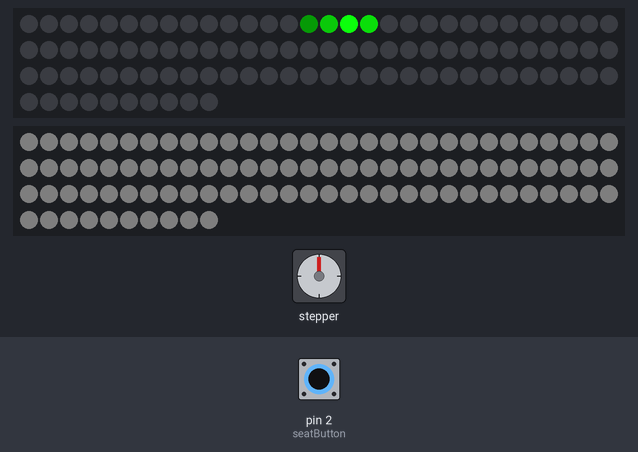
The sketch below on a simulated Arduino Uno, built with avr-gcc and run on an emulated ATmega328P. Parts: stepper motor, 2 × 100 RGB LEDs in strip order, left to right, continuing on the next row. Wiring (inferred from the names in the program): stepper motor driver (200 steps per turn assumed): step pin 7; direction pin 6; enable pin 5. The inputs (shaded band) are chosen by the test bench; at power-on: pin 2 (seatButton) HIGH. Dim RGB values are drawn brighter than linear; what the sketch prints to the serial monitor is not drawn.

2.5 s: pin 2 (seatButton) pulled LOW for 1 s
Above: at 2.98 s.
Timing chart, 0 to 5.5 s (numbered marks = the images above; inputs shaded):
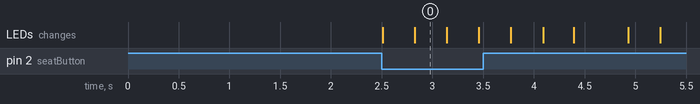

Measured:
- after the input at 2.5 s, the LEDs: first change at once (image 0 shows a later state)

The sketch:

GENE_Major_Project.ino
```cpp
#include <FastLED.h>

#define LED_TYPE WS2811
#define COLOUR_ORDER RGB
#define LED_PIN_1 3
#define LED_PIN_2 9 //
#define NUM_CHASES 12 // The number of drops it takes to fill the fruit
#define FILL_TIME 12000 // Time it takes for the fruit to fill, in milliseconds
#define FADE_TIME 5000 // Time it takes for the exit sequence (fade out) to happen in milliseconds
#define NUM_LEDS 100 // Number of LEDs per string
#define MAX_BRIGHTNESS 255 // Maximum intensity value for each LED (could be as high as 255)
#define MIN_BRIGHTNESS 0 // Resting brightness for each LED in a branch with fruit on it
#define LEAD_LED_BR 0.6 // Leading edge LED brightness
#define TAIL1_LED_BR 0.4 // First trailing edge LED brightness
#define TAIL2_LED_BR 0.1 // Second trailing edge LED brightness
#define PULSE_BRIGHTNESS 10 // Brightness of the pulsing branches
#define PERIPHERAL_BRIGHTNESS 50 // Brightness of the surrounding LEDS in the non-drip branches
#define R_RATIO 1
#define G_RATIO 0.05
#define B_RATIO 0.05
#define FADE_TIME 2000 // Time it takes for fade out
#define MOTOR_SPEED 1.0 // Define motor speed in revolutions per second
#define MOTOR_STEPS 200 // Number of steps per revolution of the motor
#define MOTOR_TRAVEL 1600 // Number of total steps in the motor's range of motion
#define PULSE 7 // Define the pulse pin for the motor
#define DIRECTION 6 // Define the direction pin
#define ENABLE 5 // Define the motor enable pin (locks the shaft from manual turning)


float fruitFill = 0; // Percentage fullness of the fruit
int seatButton = 2; // Pin for the seat button
int green = 0;
int red = 0;
int blue = 0;
int branchBrightness = 0; // Initialize the brightness of the peripheral branches
int motorPosition = 0; // Initialize a virtual encoder for the motor

CRGBArray<NUM_LEDS> leds1;
CRGBArray<NUM_LEDS> leds2;


void setup() {
  FastLED.addLeds<LED_TYPE, LED_PIN_1, COLOUR_ORDER>(leds1, NUM_LEDS);
  FastLED.addLeds<LED_TYPE, LED_PIN_2, COLOUR_ORDER>(leds2, NUM_LEDS);
  Serial.begin(115200);
  pinMode(seatButton, INPUT_PULLUP);


  pinMode (PULSE, OUTPUT);
  pinMode (DIRECTION, OUTPUT);
  pinMode (ENABLE, OUTPUT);
}

void loop() {

  if (digitalRead(seatButton) == LOW){
    Serial.println(seatButton);
    for (int j = 1; j < NUM_CHASES; j++) {
      for (int i = 0; i < (NUM_LEDS+1); i++) {

        //leds1[i] = CRGB(G_RATIO * PULSE_BRIGHTNESS, R_RATIO * PULSE_BRIGHTNESS, B_RATIO * PULSE_BRIGHTNESS);
        if (i < NUM_LEDS - 2) {
          leds1[i] = CRGB(G_RATIO * MAX_BRIGHTNESS * LEAD_LED_BR, R_RATIO * MAX_BRIGHTNESS * LEAD_LED_BR, B_RATIO * MAX_BRIGHTNESS * LEAD_LED_BR);
        }
        if (i > 0 && i < NUM_LEDS - 1) {
          leds1[i - 1] = CRGB(G_RATIO * MAX_BRIGHTNESS, R_RATIO * MAX_BRIGHTNESS, B_RATIO * MAX_BRIGHTNESS);
        }
        if (i > 1 && i < NUM_LEDS) {
          leds1[i - 2] = CRGB(G_RATIO * MAX_BRIGHTNESS * TAIL1_LED_BR, R_RATIO * MAX_BRIGHTNESS * TAIL1_LED_BR, B_RATIO * MAX_BRIGHTNESS * TAIL1_LED_BR);
        }
        if (i > 2) {
          leds1[i - 3] = CRGB(G_RATIO * MAX_BRIGHTNESS * TAIL2_LED_BR, R_RATIO * MAX_BRIGHTNESS * TAIL2_LED_BR, B_RATIO * MAX_BRIGHTNESS * TAIL2_LED_BR);
        }
        if (i > 3) {
          leds1[i - 4] = CRGB(G_RATIO * MIN_BRIGHTNESS, R_RATIO * MIN_BRIGHTNESS, B_RATIO * MIN_BRIGHTNESS);
        }
        red = fruitFill * MAX_BRIGHTNESS;
        green = fruitFill * MAX_BRIGHTNESS;
        blue = fruitFill * MAX_BRIGHTNESS;
        //Serial.println(i);
        //leds1[NUM_LEDS-3] = CRGB(G_RATIO * MIN_BRIGHTNESS, R_RATIO * MIN_BRIGHTNESS, B_RATIO * MIN_BRIGHTNESS);
        leds1[NUM_LEDS-3] = CRGB(green,red,blue);
        leds1[NUM_LEDS-2] = CRGB(green,red,blue);
        leds1[NUM_LEDS-1] = CRGB(green,red,blue);

        //Pulse the brightness of the surrounding branches
        branchBrightness = PULSE_BRIGHTNESS * sin(i/2*6.28/(NUM_LEDS+1));
        for (int p = 0; p <= NUM_LEDS; p ++) {
          leds2[p] = CRGB(branchBrightness,branchBrightness,branchBrightness);
        }

        FastLED.show();
        delay(FILL_TIME / NUM_CHASES / NUM_LEDS*1.0);

      }
      fruitFill = fruitFill + (1.0 / NUM_CHASES);
      FastLED.show();
      //Index the motor
      for (int g = 0; g < MOTOR_TRAVEL/NUM_CHASES; g++) {
        digitalWrite(DIRECTION, HIGH);
        digitalWrite(ENABLE, HIGH);
        digitalWrite(PULSE, HIGH);
        delay(1000/MOTOR_SPEED/MOTOR_STEPS/2);
        digitalWrite(PULSE, LOW);
        delay(1000/MOTOR_SPEED/MOTOR_STEPS/2);
        motorPosition = motorPosition + 1;
      }
      //Serial.println(motorPosition);
      //RESTING PULSE CODE
    }
while (digitalRead(seatButton) ==        LOW){}
  }
  // Fade out code
  for (int f = 0; f < 100; f++) {
    red = fruitFill * MAX_BRIGHTNESS*(100-f)/100;
    green = fruitFill * MAX_BRIGHTNESS*(100-f)/100;
    blue = fruitFill * MAX_BRIGHTNESS*(100-f)/100;
    leds1[NUM_LEDS-3] = CRGB(green,red,blue);
    leds1[NUM_LEDS-2] = CRGB(green,red,blue);
    leds1[NUM_LEDS-1] = CRGB(green,red,blue);
    FastLED.show();
    for (int y = 0; y < motorPosition * 0.01; y++) {
        digitalWrite(DIRECTION, LOW);
        digitalWrite(ENABLE, HIGH);
        digitalWrite(PULSE, HIGH);
        delay(1000/MOTOR_SPEED/MOTOR_STEPS/2);
        digitalWrite(PULSE, LOW);
        delay(1000/MOTOR_SPEED/MOTOR_STEPS/2);
      }
      //Serial.println(motorPosition);
  }
  fruitFill = 0;
  motorPosition = 0;
    for (int k = 1; k < NUM_LEDS; k++) { // initialize all of the LEDs in the fruit branch with the minimum brightness
    leds1[k] = CRGB(R_RATIO * MIN_BRIGHTNESS, G_RATIO * MIN_BRIGHTNESS, B_RATIO * MIN_BRIGHTNESS);
  }
  FastLED.show();
}
```
